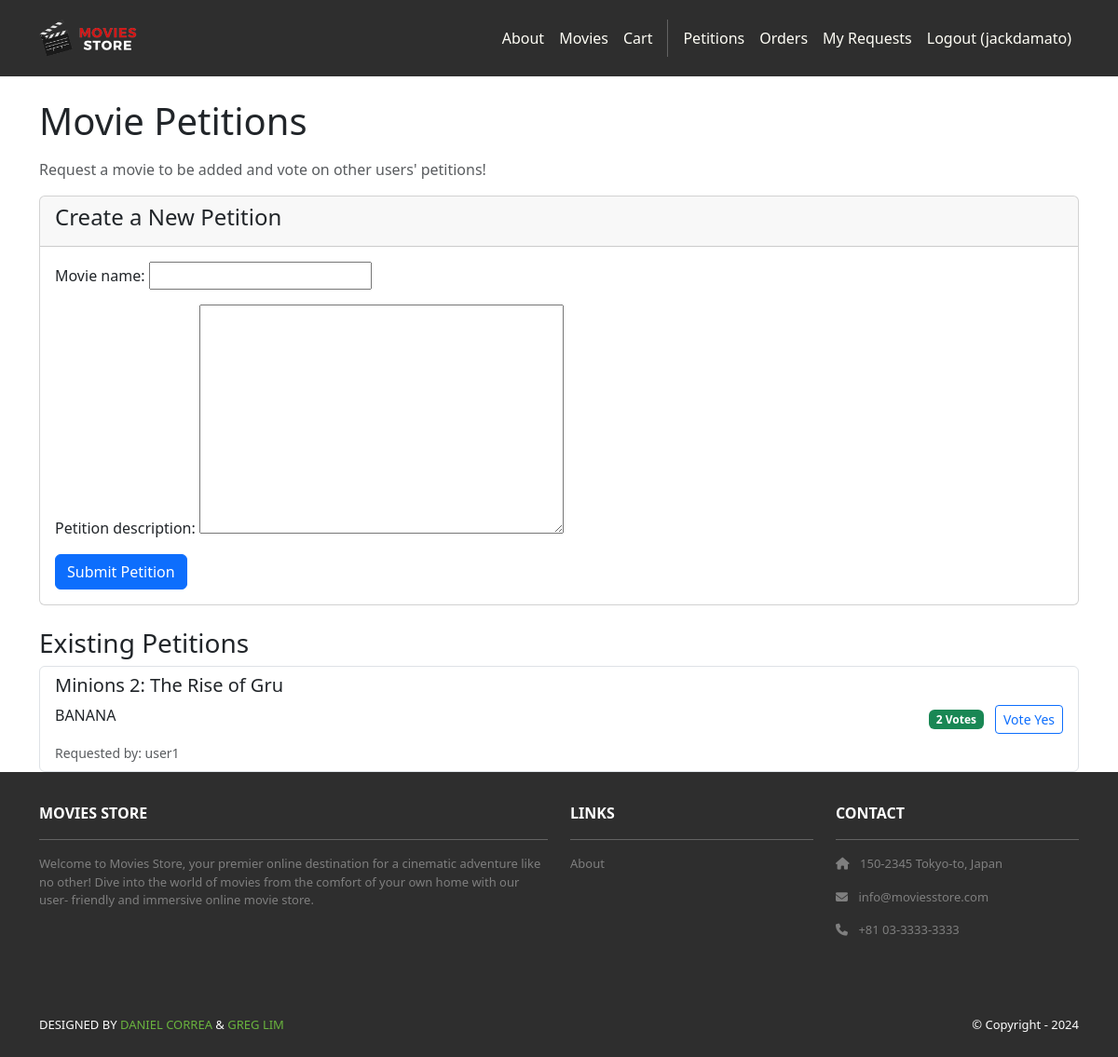
/movies/petitions/ (signed in), run on the app's committed database.
### movies/models.py (models this page shows)
class MoviePetition(models.Model):
    id = models.AutoField(primary_key=True)
    movie_name = models.CharField(max_length=255)
    petition_description = models.TextField()  # user description of why they want the movie
    requested_by = models.ForeignKey(User, on_delete=models.CASCADE)
    votes = models.IntegerField(default=0)
    voters = models.ManyToManyField(User, related_name='voted_petitions', blank=True)

### movies/views.py (the view, shortened to what this page needs)
# urls.py: path("petitions/", views.view_petitions, name="movies.view_petitions"),
@login_required
def view_petitions(request):
    template_data = {}
    petitions = MoviePetition.objects.all().order_by("-votes")
    template_data["petitions"] = petitions
    template_data["form"] = MoviePetitionForm()
    return render(request, "movies/petitions.html", {"template_data": template_data})

### movies/templates/movies/petitions.html (shortened to what this page needs)
{% extends "base.html" %}
{% block content %}
<div class="container mt-4">
    <h1 class="mb-3">Movie Petitions</h1>
    <p class="text-muted">Request a movie to be added and vote on other users' petitions!</p>
    <div class="card mb-4">
        <div class="card-header">
            <h4>Create a New Petition</h4>
        </div>
        <div class="card-body">
            <form method="post" action="{% url 'movies.view_petitions' %}">
                {{ template_data.form.as_p }}
                <button type="submit" class="btn btn-primary">Submit Petition</button>
            </form>
        </div>
    </div>
    <h3>Existing Petitions</h3>
    {% if template_data.petitions %}
        <ul class="list-group">
            {% for petition in template_data.petitions %}
                <li class="list-group-item d-flex justify-content-between align-items-center">
                    <div>
                        <h5>{{ petition.movie_name }}</h5>
                        <p>{{ petition.petition_description }}</p>
                        <small class="text-muted">
                            Requested by: {{ petition.requested_by.username }}
                        </small>
                    </div>
                    <div class="text-end">
                        <span class="badge bg-success me-2">{{ petition.votes }} Votes</span>
                        {% if user.is_authenticated and user not in petition.voters.all %}
                            <a href="{% url 'movies.approve_petition' petition.id %}" class="btn btn-sm btn-outline-primary">
                                Vote Yes
                            </a>
                        {% else %}
                            <button class="btn btn-sm btn-secondary" disabled>Already Voted</button>
                        {% endif %}
                    </div>
                </li>
            {% endfor %}
        </ul>
    {% else %}
        <p>No petitions yet. Be the first to create one!</p>
    {% endif %}
</div>
{% endblock %}

### moviesstore/templates/base.html (shortened to what this page needs)
<!DOCTYPE html>
<html>
  {% load static %}
  <head>
    <link href="https://cdn.jsdelivr.net/npm/bootstrap@5.3.3/dist/css/bootstrap.min.css" rel="stylesheet">
    <link rel="stylesheet" href="{% static 'css/style.css' %}">
    <link rel="stylesheet" href="https://cdnjs.cloudflare.com/ajax/libs/font-awesome/6.1.1/css/all.min.css">
    <link rel="stylesheet" type="text/css" href="{% static 'css/style.css' %}">
  </head>
  <body>
    <nav class="p-3 navbar navbar-dark bg-dark
         navbar-expand-lg">
      <div class="container">
        <a class="navbar-brand"
           href="{% url 'home.index' %}">
          <img src="{% static 'img/logo.png' %}" alt="logo" height="40" />
        </a>
        <div class="collapse navbar-collapse" id="navbarNavAltMarkup">
          <div class="navbar-nav ms-auto navbar-ml">
            <a class="nav-link" href="{% url 'home.about' %}">About</a>
            <a class="nav-link" href="{% url 'movies.index' %}">Movies</a>
            <a class="nav-link" href="{% url 'cart.index' %}">Cart</a>
            {% if user.is_authenticated %}
            <a class="nav-link" href="{% url 'movies.view_petitions' %}">Petitions</a>
            <a class="nav-link"
              href="{% url 'accounts.orders' %}">Orders
            </a>
            <a class="nav-link" href="{% url 'movies.requests_index' %}">My Requests</a>
            <a class="nav-link" href="{% url 'accounts.logout' %}">Logout ({{ user.username }})</a>
            {% else %}
            <a class="nav-link" href="{% url 'accounts.login' %}">Login</a>
            <a class="nav-link" href="{% url 'accounts.signup' %}">Sign Up</a>
            {% endif %}
          </div>
        </div>
      </div>
    </nav>
    <div>
      {% block content %}
      {% endblock content %}
    </div>
    <section class="p-3 bg-dark ms-footer d-none d-md-block">
      <div class="container">
        <div class="row mt-3 text-white">
          <div class="col-md-6 col-lg-6 col-xl-6 mx-auto mb-4">
            <b>MOVIES STORE</b>
            <hr />
            <p>
              Welcome to Movies Store, your premier online
              destination for a cinematic adventure like no
              other! Dive into the world of movies from the
              comfort of your own home with our user-
              friendly and immersive online movie store.
            </p>
          </div>
          <div class="col-md-3 col-lg-3 col-xl-3 mx-auto mb-4">
            <b>LINKS</b>
            <hr />
            <p><a class="nav-link" href="{% url 'home.about' %}">
              About
            </a></p>
          </div>
          <div class="col-md-3 col-lg-3 col-xl-3 mx-auto mb-4">
            <b>CONTACT</b>
            <hr />
            <p><i class="fas fa-home me-2"></i>
              150-2345 Tokyo-to, Japan
            </p>
            <p><i class="fas fa-envelope me-2"></i>
              info@moviesstore.com
            </p>
            <p><i class="fas fa-phone me-2"></i>
              +81 03-3333-3333
            </p>
          </div>
        </div>
      </div>
    </section>
    <section class="p-3 ms-footer-bottom bg-dark">
      <div class="container d-flex justify-content-between">
        <div class="me-5 text-white">
          <span>DESIGNED BY
            <a href="https://www.x.com/danielgarax" target="_blank">DANIEL CORREA</a> &
            <a href="https://www.x.com/greglim81" target="_blank">GREG LIM</a>
          </span>
        </div>
        <div class="text-white">
          <span>© Copyright - 2024</span>
        </div>
      </div>
    </section>
  </body>
</html>

### moviesstore/static/css/style.css (style rules this page uses)
.navbar a.nav-link { color: #FFFEF6 !important; }
.bg-dark { background-color: #2E2E2E !important; }
.ms-footer { background-color: #202020; }
.ms-footer p { color: #7F7F7F; font-size: 13px; }
.ms-footer-bottom span { font-size: 13px; line-height: 38px; }
.ms-footer-bottom a { color: #6ab43e; text-decoration: none; }

### data on the page
MoviePetition: movie_name "Minions 2: The Rise of Gru", petition_description "BANANA", requested_by.username "user1", votes "2", shows "Vote Yes"

### other printed values
{{ user.username }} "jackdamato"
